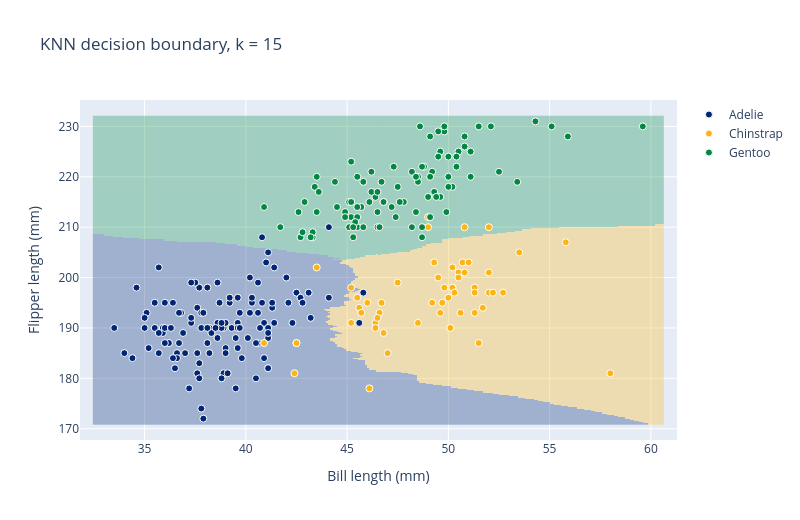

The notebook cell saved with this chart:
### Markdown cell above
**k = 1 gives a noisy boundary** with little islands around individual points. The model is contorting itself to get every single training penguin right, including the ones that are unusual.
That is **overfitting**: fitting the noise as well as the signal.

### Code cell
decision_boundary_figure(15, X_train, y_train).show()
